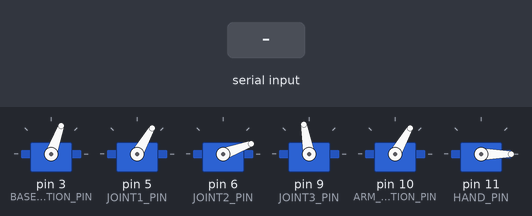
This sketch was run on a simulated Arduino Uno, built with avr-gcc and run on an emulated ATmega328P. On the bench: 6 × servo. The inputs (shaded band) are chosen by the test bench.

Above: at 8.7 s.
8.8 s: "1" received over Serial
At 10.1 s:
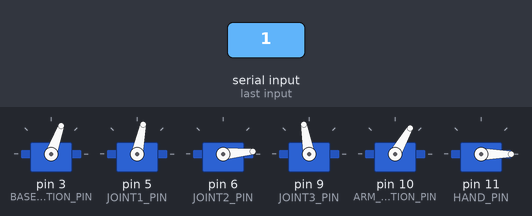
At 12.1 s:
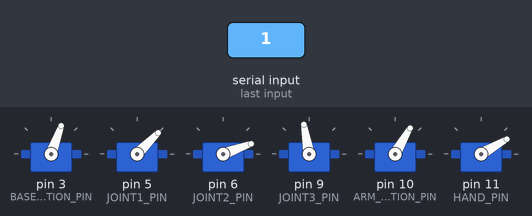
16.3 s: "0" received over Serial
At 18.5 s:
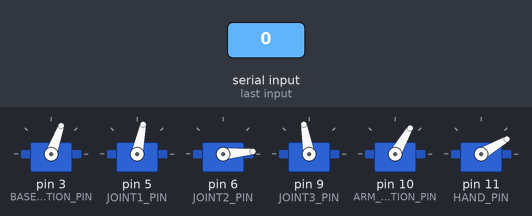
Timing chart, 0 to 23.8 s (numbered marks = the images above; inputs shaded):
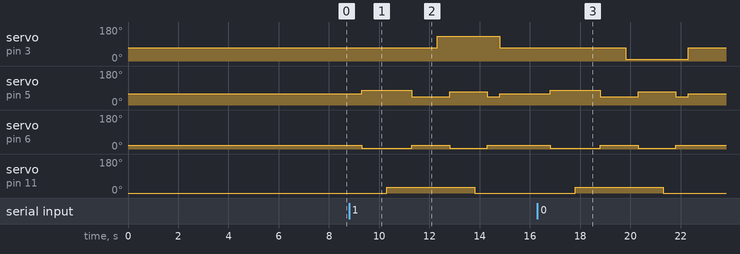

Measured:
- after the input at 8.8 s, servo on pin 3 (BASE_ROTATION_PIN): 70° → 130° after 3.5 s, → 70° 2.5 s later; servo on pin 5 (JOINT1_PIN): 60° → 78° after 0.50 s, → 45° 2.0 s later, → 70° 1.5 s later, → 45° 1.5 s later, … (5 changes in this stretch)
- after the input at 16.3 s, servo on pin 3 (BASE_ROTATION_PIN): 70° → 10° after 3.5 s, → 70° 2.5 s later; servo on pin 5 (JOINT1_PIN): 60° → 78° after 0.50 s, → 45° 2.0 s later, → 70° 1.5 s later, → 45° 1.5 s later, … (5 changes in this stretch)

The sketch:

Robotic_arm.ino
```cpp
#include <Servo.h>

// --------------- ANGLES ---------------

// Define angles associated with each state.


// Default State
#define BASE_ROTATION_DEFAULT 70
#define JOINT1_DEFAULT 60
#define JOINT2_DEFAULT 20
#define JOINT3_DEFAULT 100
#define ARM_ROTATION_DEFAULT 60
#define HAND_OPEN 0


// Picking State
#define JOINT1_PICKING 78
#define JOINT2_PICKING 5
#define HAND_CLOSED 30


// Dropping State
#define JOINT1_DROPPING 70
#define JOINT2_DROPPING 5


// After-Picking State
#define JOINT1_AFTERPICKING 45
#define JOINT2_AFTERPICKING 20


// Rotated-Right State
#define BASE_ROTATION_RIGHT 130


// Rotated-Left State
#define BASE_ROTATION_LEFT 10

// --------------------------------------


// Pins for each servo
#define BASE_ROTATION_PIN 3
#define JOINT1_PIN 5
#define JOINT2_PIN 6
#define JOINT3_PIN 9
#define ARM_ROTATION_PIN 10
#define HAND_PIN 11


Servo base_rotation;
Servo joint1;
Servo joint2;
Servo joint3;
Servo arm_rotation;
Servo hand;


// --------------- STATES ---------------


// Go down and close hand.
void pickingState() {
  joint1.write(JOINT1_PICKING);
  joint2.write(JOINT2_PICKING);
  delay(1000);
  hand.write(HAND_CLOSED);
}


// Go down and open hand.
void droppingState() {
  joint1.write(JOINT1_DROPPING);
  joint2.write(JOINT2_DROPPING);
  delay(1000);
  hand.write(HAND_OPEN);
}


// Go up after holding fruit.
void afterPickingState() {
  joint1.write(JOINT1_AFTERPICKING);
  joint2.write(JOINT2_AFTERPICKING);
}


// Rotate base to the right.
void rotatedRightState() {
  base_rotation.write(BASE_ROTATION_RIGHT);
}


// Rotate base to the left.
void rotatedLeftState() {
  base_rotation.write(BASE_ROTATION_LEFT);
}


// Default waiting state.
void defaultState() {
  base_rotation.write(BASE_ROTATION_DEFAULT);
  joint1.write(JOINT1_DEFAULT);
  joint2.write(JOINT2_DEFAULT);
  joint3.write(JOINT3_DEFAULT);
  arm_rotation.write(ARM_ROTATION_DEFAULT);
  hand.write(HAND_OPEN);
}

// --------------------------------------


// Pick up, rotate to the left, drop the fruit, then go up.
void pickToLeftBowl() {
  pickingState();
  delay(1000);
  afterPickingState();
  delay(1000);
  rotatedLeftState();
  delay(500);
  droppingState();
  delay(500);
  afterPickingState();
  delay(500);
}

// Pick up, rotate to the right, drop the fruit, then go up.
void pickToRightBowl() {
  pickingState();
  delay(1000);
  afterPickingState();
  delay(1000);
  rotatedRightState();
  delay(500);
  droppingState();
  delay(500);
  afterPickingState();
  delay(500);
}

// Set all servos to default state then attach them to the pins.
void initServos() {

  defaultState();

  delay(2000);
  base_rotation.attach(BASE_ROTATION_PIN);
  delay(500);
  joint1.attach(JOINT1_PIN);
  delay(500);
  joint2.attach(JOINT2_PIN);
  delay(500);
  joint3.attach(JOINT3_PIN);
  delay(500);
  arm_rotation.attach(ARM_ROTATION_PIN);
  delay(500);
  hand.attach(HAND_PIN);
}

void setup() {
  Serial.begin(9600);

  initServos();

  delay(3000);

}

void loop() {
  if (Serial.available() > 0) {
    char data = Serial.read();
    if (data == 'S') {
      Serial.println("Arduino Ack");
    }

    if (data == '1') {
      delay(500);
      pickToRightBowl();
      defaultState();
    }
    else if (data == '0') {
      delay(500);
      pickToLeftBowl();
      defaultState();

    }
  }
  delay(20);
}
```
